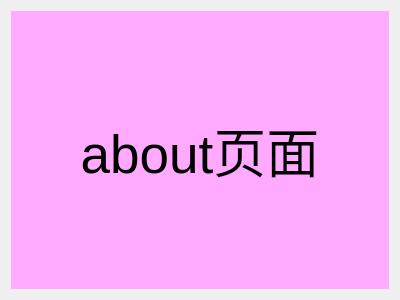
<?xml version="1.0" encoding="UTF-8"?>
<ui version="4.0">
 <class>About</class>
 <widget class="QWidget" name="About">
  <property name="geometry">
   <rect>
    <x>0</x>
    <y>0</y>
    <width>400</width>
    <height>300</height>
   </rect>
  </property>
  <property name="windowTitle">
   <string>About</string>
  </property>
  <layout class="QVBoxLayout" name="verticalLayout">
   <item>
    <widget class="QLabel" name="label">
     <property name="styleSheet">
      <string notr="true">background: rgb(255, 170, 255);
font-size: 40pt;</string>
     </property>
     <property name="text">
      <string>about页面</string>
     </property>
     <property name="alignment">
      <set>Qt::AlignCenter</set>
     </property>
    </widget>
   </item>
  </layout>
 </widget>
 <layoutdefault spacing="6" margin="11"/>
 <resources/>
 <connections/>
</ui>
